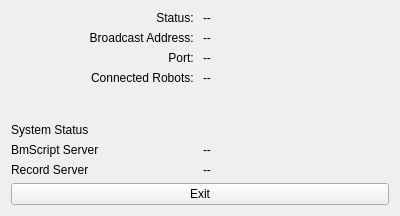
<?xml version="1.0" encoding="UTF-8"?>
<ui version="4.0">
 <class>CoreStatus</class>
 <widget class="QWidget" name="CoreStatus">
  <property name="geometry">
   <rect>
    <x>0</x>
    <y>0</y>
    <width>400</width>
    <height>216</height>
   </rect>
  </property>
  <property name="windowTitle">
   <string>Core Status</string>
  </property>
  <layout class="QVBoxLayout" name="verticalLayout">
   <item>
    <layout class="QGridLayout" name="gridLayout" columnstretch="0,0">
     <item row="0" column="1">
      <widget class="QLabel" name="status">
       <property name="text">
        <string>--</string>
       </property>
      </widget>
     </item>
     <item row="1" column="1">
      <widget class="QLabel" name="addr">
       <property name="text">
        <string>--</string>
       </property>
      </widget>
     </item>
     <item row="2" column="1">
      <widget class="QLabel" name="port">
       <property name="text">
        <string>--</string>
       </property>
      </widget>
     </item>
     <item row="1" column="0">
      <widget class="QLabel" name="label_2">
       <property name="text">
        <string>Broadcast Address: </string>
       </property>
       <property name="alignment">
        <set>Qt::AlignRight|Qt::AlignTrailing|Qt::AlignVCenter</set>
       </property>
      </widget>
     </item>
     <item row="2" column="0">
      <widget class="QLabel" name="label_3">
       <property name="text">
        <string>Port: </string>
       </property>
       <property name="alignment">
        <set>Qt::AlignRight|Qt::AlignTrailing|Qt::AlignVCenter</set>
       </property>
      </widget>
     </item>
     <item row="0" column="0">
      <widget class="QLabel" name="label">
       <property name="text">
        <string>Status: </string>
       </property>
       <property name="alignment">
        <set>Qt::AlignRight|Qt::AlignTrailing|Qt::AlignVCenter</set>
       </property>
      </widget>
     </item>
     <item row="3" column="0">
      <widget class="QLabel" name="label_4">
       <property name="text">
        <string>Connected Robots: </string>
       </property>
       <property name="alignment">
        <set>Qt::AlignRight|Qt::AlignTrailing|Qt::AlignVCenter</set>
       </property>
      </widget>
     </item>
     <item row="3" column="1">
      <widget class="QLabel" name="robots">
       <property name="text">
        <string>--</string>
       </property>
      </widget>
     </item>
    </layout>
   </item>
   <item>
    <spacer name="verticalSpacer">
     <property name="orientation">
      <enum>Qt::Vertical</enum>
     </property>
     <property name="sizeHint" stdset="0">
      <size>
       <width>20</width>
       <height>40</height>
      </size>
     </property>
    </spacer>
   </item>
   <item>
    <widget class="QLabel" name="system_status">
     <property name="text">
      <string>System Status</string>
     </property>
    </widget>
   </item>
   <item>
    <layout class="QGridLayout" name="gridLayout_2" rowstretch="0,0">
     <item row="0" column="0">
      <widget class="QLabel" name="bm_server_label">
       <property name="text">
        <string>BmScript Server</string>
       </property>
      </widget>
     </item>
     <item row="0" column="1">
      <widget class="QLabel" name="bm_server_status">
       <property name="text">
        <string>--</string>
       </property>
      </widget>
     </item>
     <item row="1" column="0">
      <widget class="QLabel" name="record_server_label">
       <property name="text">
        <string>Record Server</string>
       </property>
      </widget>
     </item>
     <item row="1" column="1">
      <widget class="QLabel" name="record_server_status">
       <property name="text">
        <string>--</string>
       </property>
      </widget>
     </item>
    </layout>
   </item>
   <item>
    <widget class="QPushButton" name="shutdown">
     <property name="text">
      <string>Exit</string>
     </property>
    </widget>
   </item>
  </layout>
 </widget>
 <resources/>
 <connections/>
</ui>
